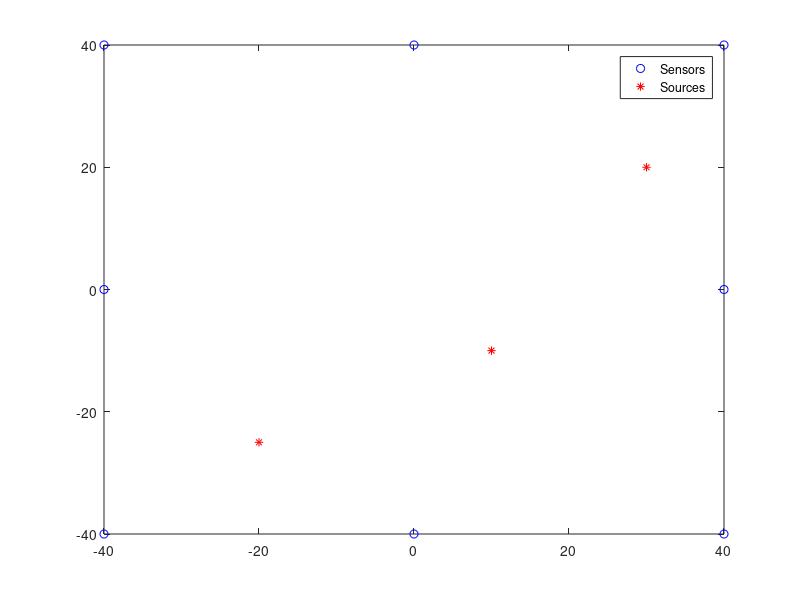

MATLAB code for this plot:
%Attack example 1 
s = [40,40,-40,-40,40,0,-40,0,10;40,-40,40,-40,0,40,0,-40,5];
xTrue = [10,20,0;-10,0,-10];
%Attack example 2 
s = [40,40,-40,-40,40,0,-40,0;40,-40,40,-40,0,40,0,-40];
xTrue = [10,-20,30;-100,-25,20];
%Attack example 3 
s = [40,40,-40,-40,40,0,-40,0;40,-40,40,-40,0,40,0,-40];
xTrue = [10,-20,30;-10,-25,20];
% %Attack example 4 
% s = [800,300,1500,-600;600,450,-1000,700];
% xTrue = [1000,-200,300;-1000,-250,200];
plot(s(1,:), s(2,:),'bo', xTrue(1,:), xTrue(2,:), 'r*');
legend({'Sensors', 'Sources'});
